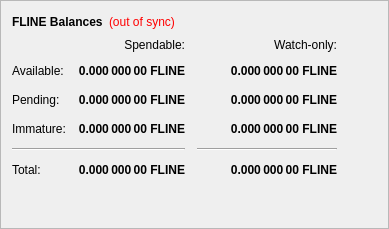
        <widget class="QFrame" name="frame">
         <property name="frameShape">
          <enum>QFrame::StyledPanel</enum>
         </property>
         <property name="frameShadow">
          <enum>QFrame::Raised</enum>
         </property>
         <layout class="QVBoxLayout" name="verticalLayout_4">
          <item>
           <layout class="QHBoxLayout" name="horizontalLayout_4">
            <item>
             <widget class="QLabel" name="label_5">
              <property name="font">
               <font>
                <weight>75</weight>
                <bold>true</bold>
               </font>
              </property>
              <property name="text">
               <string>FLINE Balances</string>
              </property>
             </widget>
            </item>
            <item>
             <widget class="QLabel" name="labelWalletStatus">
              <property name="cursor">
               <cursorShape>WhatsThisCursor</cursorShape>
              </property>
              <property name="toolTip">
               <string>The displayed information may be out of date. Your wallet automatically synchronizes with the Fline network after a connection is established, but this process has not completed yet.</string>
              </property>
              <property name="styleSheet">
               <string notr="true">QLabel { color: red; }</string>
              </property>
              <property name="text">
               <string notr="true">(out of sync)</string>
              </property>
              <property name="alignment">
               <set>Qt::AlignLeading|Qt::AlignLeft|Qt::AlignVCenter</set>
              </property>
             </widget>
            </item>
            <item>
             <spacer name="horizontalSpacer_3">
              <property name="orientation">
               <enum>Qt::Horizontal</enum>
              </property>
              <property name="sizeHint" stdset="0">
               <size>
                <width>40</width>
                <height>20</height>
               </size>
              </property>
             </spacer>
            </item>
           </layout>
          </item>
          <item>
           <layout class="QGridLayout" name="gridLayout">
            <property name="spacing">
             <number>12</number>
            </property>
            <item row="2" column="2">
             <widget class="QLabel" name="labelWatchPending">
              <property name="font">
               <font>
                <weight>75</weight>
                <bold>true</bold>
               </font>
              </property>
              <property name="cursor">
               <cursorShape>IBeamCursor</cursorShape>
              </property>
              <property name="toolTip">
               <string>Unconfirmed transactions to watch-only addresses</string>
              </property>
              <property name="text">
               <string notr="true">0.000 000 00 FLINE</string>
              </property>
              <property name="alignment">
               <set>Qt::AlignRight|Qt::AlignTrailing|Qt::AlignVCenter</set>
              </property>
              <property name="textInteractionFlags">
               <set>Qt::LinksAccessibleByMouse|Qt::TextSelectableByKeyboard|Qt::TextSelectableByMouse</set>
              </property>
             </widget>
            </item>
            <item row="2" column="1">
             <widget class="QLabel" name="labelUnconfirmed">
              <property name="font">
               <font>
                <weight>75</weight>
                <bold>true</bold>
               </font>
              </property>
              <property name="cursor">
               <cursorShape>IBeamCursor</cursorShape>
              </property>
              <property name="toolTip">
               <string>Total of transactions that have yet to be confirmed, and do not yet count toward the spendable balance</string>
              </property>
              <property name="text">
               <string notr="true">0.000 000 00 FLINE</string>
              </property>
              <property name="alignment">
               <set>Qt::AlignRight|Qt::AlignTrailing|Qt::AlignVCenter</set>
              </property>
              <property name="textInteractionFlags">
               <set>Qt::LinksAccessibleByMouse|Qt::TextSelectableByKeyboard|Qt::TextSelectableByMouse</set>
              </property>
             </widget>
            </item>
            <item row="3" column="2">
             <widget class="QLabel" name="labelWatchImmature">
              <property name="font">
               <font>
                <weight>75</weight>
                <bold>true</bold>
               </font>
              </property>
              <property name="cursor">
               <cursorShape>IBeamCursor</cursorShape>
              </property>
              <property name="toolTip">
               <string>Staked or masternode rewards in watch-only addresses that has not yet matured</string>
              </property>
              <property name="text">
               <string notr="true">0.000 000 00 FLINE</string>
              </property>
              <property name="alignment">
               <set>Qt::AlignRight|Qt::AlignTrailing|Qt::AlignVCenter</set>
              </property>
              <property name="textInteractionFlags">
               <set>Qt::LinksAccessibleByMouse|Qt::TextSelectableByKeyboard|Qt::TextSelectableByMouse</set>
              </property>
             </widget>
            </item>
            <item row="4" column="0" colspan="2">
             <widget class="Line" name="lineSpendableBalance">
              <property name="orientation">
               <enum>Qt::Horizontal</enum>
              </property>
             </widget>
            </item>
            <item row="4" column="2">
             <widget class="Line" name="lineWatchBalance">
              <property name="sizePolicy">
               <sizepolicy hsizetype="Preferred" vsizetype="Fixed">
                <horstretch>0</horstretch>
                <verstretch>0</verstretch>
               </sizepolicy>
              </property>
              <property name="minimumSize">
               <size>
                <width>140</width>
                <height>0</height>
               </size>
              </property>
              <property name="orientation">
               <enum>Qt::Horizontal</enum>
              </property>
             </widget>
            </item>
            <item row="5" column="0">
             <widget class="QLabel" name="labelTotalText">
              <property name="text">
               <string>Total:</string>
              </property>
             </widget>
            </item>
            <item row="3" column="1">
             <widget class="QLabel" name="labelImmature">
              <property name="font">
               <font>
                <weight>75</weight>
                <bold>true</bold>
               </font>
              </property>
              <property name="cursor">
               <cursorShape>IBeamCursor</cursorShape>
              </property>
              <property name="toolTip">
               <string>Staked or masternode rewards that has not yet matured</string>
              </property>
              <property name="text">
               <string notr="true">0.000 000 00 FLINE</string>
              </property>
              <property name="alignment">
               <set>Qt::AlignRight|Qt::AlignTrailing|Qt::AlignVCenter</set>
              </property>
              <property name="textInteractionFlags">
               <set>Qt::LinksAccessibleByMouse|Qt::TextSelectableByKeyboard|Qt::TextSelectableByMouse</set>
              </property>
             </widget>
            </item>
            <item row="2" column="3">
             <spacer name="horizontalSpacer_2">
              <property name="orientation">
               <enum>Qt::Horizontal</enum>
              </property>
              <property name="sizeHint" stdset="0">
               <size>
                <width>40</width>
                <height>20</height>
               </size>
              </property>
             </spacer>
            </item>
            <item row="3" column="0">
             <widget class="QLabel" name="labelImmatureText">
              <property name="text">
               <string>Immature:</string>
              </property>
             </widget>
            </item>
            <item row="5" column="1">
             <widget class="QLabel" name="labelTotal">
              <property name="font">
               <font>
                <weight>75</weight>
                <bold>true</bold>
               </font>
              </property>
              <property name="cursor">
               <cursorShape>IBeamCursor</cursorShape>
              </property>
              <property name="toolTip">
               <string>Your current total balance</string>
              </property>
              <property name="text">
               <string notr="true">0.000 000 00 FLINE</string>
              </property>
              <property name="alignment">
               <set>Qt::AlignRight|Qt::AlignTrailing|Qt::AlignVCenter</set>
              </property>
              <property name="textInteractionFlags">
               <set>Qt::LinksAccessibleByMouse|Qt::TextSelectableByKeyboard|Qt::TextSelectableByMouse</set>
              </property>
             </widget>
            </item>
            <item row="5" column="2">
             <widget class="QLabel" name="labelWatchTotal">
              <property name="font">
               <font>
                <weight>75</weight>
                <bold>true</bold>
               </font>
              </property>
              <property name="cursor">
               <cursorShape>IBeamCursor</cursorShape>
              </property>
              <property name="toolTip">
               <string>Current total balance in watch-only addresses</string>
              </property>
              <property name="text">
               <string notr="true">0.000 000 00 FLINE</string>
              </property>
              <property name="alignment">
               <set>Qt::AlignRight|Qt::AlignTrailing|Qt::AlignVCenter</set>
              </property>
              <property name="textInteractionFlags">
               <set>Qt::LinksAccessibleByMouse|Qt::TextSelectableByKeyboard|Qt::TextSelectableByMouse</set>
              </property>
             </widget>
            </item>
            <item row="0" column="2">
             <widget class="QLabel" name="labelWatchonly">
              <property name="text">
               <string>Watch-only:</string>
              </property>
              <property name="alignment">
               <set>Qt::AlignRight|Qt::AlignTrailing|Qt::AlignVCenter</set>
              </property>
             </widget>
            </item>
            <item row="1" column="0">
             <widget class="QLabel" name="labelBalanceText">
              <property name="text">
               <string>Available:</string>
              </property>
             </widget>
            </item>
            <item row="1" column="1">
             <widget class="QLabel" name="labelBalance">
              <property name="font">
               <font>
                <weight>75</weight>
                <bold>true</bold>
               </font>
              </property>
              <property name="cursor">
               <cursorShape>IBeamCursor</cursorShape>
              </property>
              <property name="toolTip">
               <string>Your current spendable balance</string>
              </property>
              <property name="text">
               <string notr="true">0.000 000 00 FLINE</string>
              </property>
              <property name="alignment">
               <set>Qt::AlignRight|Qt::AlignTrailing|Qt::AlignVCenter</set>
              </property>
              <property name="textInteractionFlags">
               <set>Qt::LinksAccessibleByMouse|Qt::TextSelectableByKeyboard|Qt::TextSelectableByMouse</set>
              </property>
             </widget>
            </item>
            <item row="1" column="2">
             <widget class="QLabel" name="labelWatchAvailable">
              <property name="font">
               <font>
                <weight>75</weight>
                <bold>true</bold>
               </font>
              </property>
              <property name="cursor">
               <cursorShape>IBeamCursor</cursorShape>
              </property>
              <property name="toolTip">
               <string>Your current balance in watch-only addresses</string>
              </property>
              <property name="text">
               <string notr="true">0.000 000 00 FLINE</string>
              </property>
              <property name="alignment">
               <set>Qt::AlignRight|Qt::AlignTrailing|Qt::AlignVCenter</set>
              </property>
              <property name="textInteractionFlags">
               <set>Qt::LinksAccessibleByMouse|Qt::TextSelectableByKeyboard|Qt::TextSelectableByMouse</set>
              </property>
             </widget>
            </item>
            <item row="2" column="0">
             <widget class="QLabel" name="labelPendingText">
              <property name="text">
               <string>Pending:</string>
              </property>
             </widget>
            </item>
            <item row="0" column="1">
             <widget class="QLabel" name="labelSpendable">
              <property name="text">
               <string>Spendable:</string>
              </property>
              <property name="alignment">
               <set>Qt::AlignRight|Qt::AlignTrailing|Qt::AlignVCenter</set>
              </property>
             </widget>
            </item>
           </layout>
          </item>
          <item>
           <spacer name="verticalSpacer_4">
            <property name="orientation">
             <enum>Qt::Vertical</enum>
            </property>
            <property name="sizeHint" stdset="0">
             <size>
              <width>20</width>
              <height>40</height>
             </size>
            </property>
           </spacer>
          </item>
         </layout>
        </widget>
